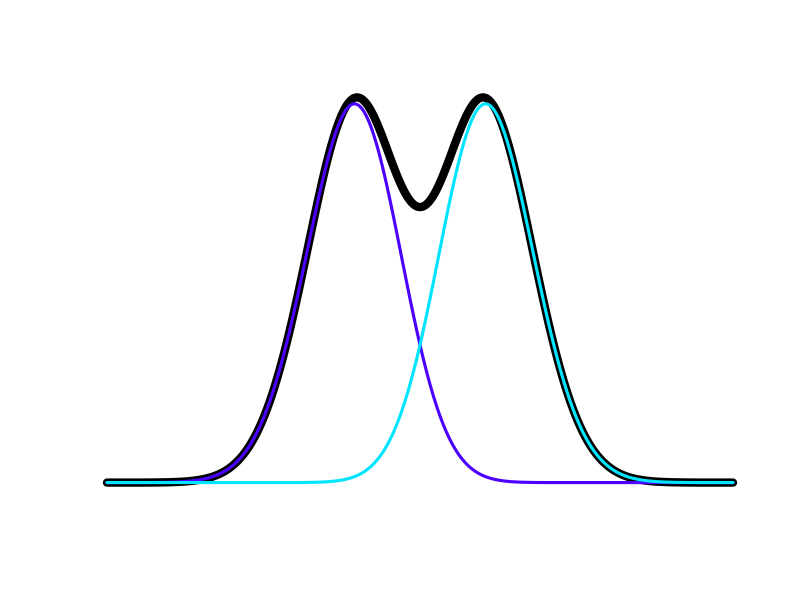
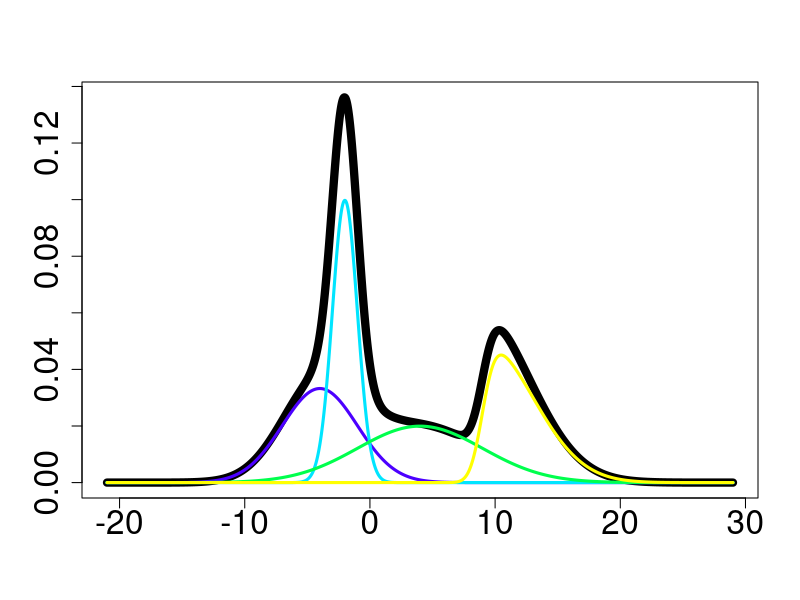

Write R code to recreate these figures, in order.
# Normal distributions found in the Tower of Pisa
# www.overfitting.net
# https://www.overfitting.net/2026/01/distribuciones-normales-en-la-torre-de.html

library(Cairo)


# Function to plot N skewed weighted normal distributions and their sum
plot_skew_normals_and_sum <- function(
        xi = c(-0.2, 0.2),  # x axis locations
        omega = c(1, 1),  # widths (~stdev)
        alpha = c(-4, 4),  # skewness (asymmetry)
        weight = c(1, 1),  # normalization weights
        # When the sum of weights=1 the output sum distribution will be a valid
        # normalized probability density function with Area=1
        n = 5000, labels = FALSE  # resolution and labelling
) {
    # Skewed normal distribution function
    dskewnorm <- function(x, xi, omega, alpha) {
        z <- (x - xi) / omega
        2 / omega * dnorm(z) * pnorm(alpha * z)
    }
    
    # Calculations
    N = length(xi)  # number of curves
    from <- min(xi - 5*omega)
    to   <- max(xi + 5*omega)
    x <- seq(from, to, length.out = n)
    y=list()
    for (i in 1:N) y[[i]] <- weight[i] * dskewnorm(x, xi[i], omega[i], alpha[i])
    ysum <- Reduce(`+`, y)
    
    # Plotting
    plot(x, ysum, type = "l", lwd = 8,  # ysum always >= y[[i]]
         xlab = "", ylab = "", axes = labels, ann = labels, cex.axis = 2)
    cols <- topo.colors(N)
    for (i in 1:N) lines(x, y[[i]], lwd = 3, col=cols[i])
}


# Adjustments to fit the staircase in the Tower of Pisa
CairoPNG("plot_skew_normals.png", width=1920, height=1080)
    plot_skew_normals_and_sum(
        xi = c(-3.7, 3.7),
        omega = c(5, 5),
        alpha = c(-0.8, 0.8)
    )
dev.off()


# Multiple distribution example
CairoPNG("plot_skew_normals_multi.png", width=1024, height=600)
    plot_skew_normals_and_sum(
        xi = c(-4, -2, 4, 9),
        omega = c(3, 1, 5, 4),
        alpha = c(0, 0, 0, 5),
        weight = c(1, 1, 1, 1)/4,  # ensure sum distribution Area=1
        labels = TRUE
    )
dev.off()
